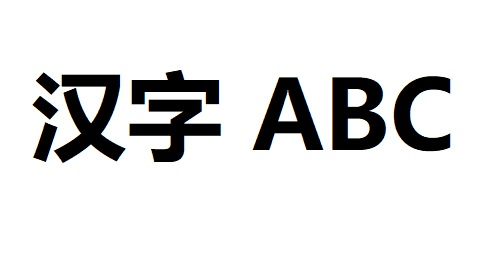
//> input picture datas/char.jpg, 502 x 265 px
$ ./main   (built with g++ and OpenCV 4)
//> lines starting //> are read from the running program, lines starting //| are printed output that depends on the picture; after the words box and inside, x2 and y2 are one past the last pixel; in counts of white or black regions, pixels touching at a corner belong together
### cpp-projects/tiny-apps/zhang-suen-thinning/zhangsuen.h
#ifndef __ZHANGSUEN_H__
#define __ZHANGSUEN_H__

#include <set>
#include <string>
#include <vector>
#include <utility>
#include <iostream>
#include <iomanip>
#include "opencv2/highgui/highgui.hpp"
#include "opencv2/imgproc/imgproc.hpp"

typedef std::pair<int, int> Point;
typedef unsigned char uchar_t;

int num_one_pixel_neighbours(const cv::Mat& image, const Point& point);

int num_zero_pixel_neighbours(const cv::Mat& image, const Point& point);

int connectivity(const cv::Mat& image, const Point& point);

int yokoi_connectivity(const cv::Mat& image, const Point& point);

void delete_pixels(const cv::Mat& image, const std::set<Point>& points);

void remove_staircases(cv::Mat& image);

void zhangsuen_thin(cv::Mat& img);

void thin(cv::Mat& img, bool need_boundary_smoothing,
          bool need_acute_angle_emphasis, bool destair);

void boundary_smooth(cv::Mat& image);

void acute_angle_emphasis(cv::Mat& image);

bool match(const cv::Mat& image, const std::vector<Point>& points,
           const std::vector<uchar_t>& values);

bool match_templates(const cv::Mat& image, const Point& point, int k);

#endif

### cpp-projects/tiny-apps/zhang-suen-thinning/zhangsuen.cpp
#include "zhangsuen.h"

//-------------------------------------------------------------------------
int num_one_pixel_neighbours(const cv::Mat& image, const Point& point)
{
    int ret = 0, r = point.first, c = point.second;
    for (int i = r - 1; i <= r + 1; i++)
        for (int j = c - 1; j <= c + 1; j++)
            if (i != r || j != c)
                if (image.at<uchar_t>(i, j) >= 1) ret++;
    return ret;
}
//-------------------------------------------------------------------------
// [9 lines left out: function num_zero_pixel_neighbours, not called in this run]
//-------------------------------------------------------------------------
int connectivity(const cv::Mat& image, const Point& point)
{
    int r = point.first, c = point.second, ret = 0;
    if (image.at<uchar_t>(r, c+1) >= 1 && image.at<uchar_t>(r-1, c+1) == 0)
        ret++;
    if (image.at<uchar_t>(r-1, c+1) >= 1 && image.at<uchar_t>(r-1, c) == 0)
        ret++;
    if (image.at<uchar_t>(r-1, c) >= 1 && image.at<uchar_t>(r-1, c-1) == 0)
        ret++;
    if (image.at<uchar_t>(r-1, c-1) >= 1 && image.at<uchar_t>(r, c-1) == 0)
        ret++;
    if (image.at<uchar_t>(r, c-1) >= 1 && image.at<uchar_t>(r+1, c-1) == 0)
        ret++;
    if (image.at<uchar_t>(r+1, c-1) >= 1 && image.at<uchar_t>(r+1, c) == 0)
        ret++;
    if (image.at<uchar_t>(r+1, c) >= 1 && image.at<uchar_t>(r+1, c+1) == 0)
        ret++;
    if (image.at<uchar_t>(r+1, c+1) >= 1 && image.at<uchar_t>(r, c+1) == 0)
        ret++;
    return ret;
}
//-------------------------------------------------------------------------
// [23 lines left out: function yokoi_connectivity, not called in this run]
//-------------------------------------------------------------------------
void delete_pixels(cv::Mat& image, std::set<Point>& points)
{
    for (auto& point : points)
    {
        image.at<uchar_t>(point.first, point.second) = 0;
    }
    points.clear();
}
//-------------------------------------------------------------------------
void remove_staircases(cv::Mat& image)
{
    std::set<Point> points;
    for (int i = 0; i < 2; i++)
    {
        for (int i = 1; i < image.rows - 1; i++)
        {
            for (int j = 1; j < image.cols - 1; j++)
            {
                int c = image.at<uchar_t>(i, j);
                if (!c) continue;
                int e = image.at<uchar_t>(i, j + 1),
                    ne = image.at<uchar_t>(i - 1, j + 1),
                    n = image.at<uchar_t>(i - 1, j),
                    nw = image.at<uchar_t>(i - 1, j - 1),
                    w = image.at<uchar_t>(i, j - 1),
                    sw = image.at<uchar_t>(i + 1, j - 1),
                    s = image.at<uchar_t>(i + 1, j),
                    se = image.at<uchar_t>(i + 1, j + 1);

                if (i == 0)
                {
                    // North biased staircase removal
                    if (!(c && !(n &&
                                 ((e && !ne && !sw && (!w || !s)) ||
                                  (w && !nw && !se && (!e || !s))))))
                    {
                        points.insert({i, j});
                    }
                }
                else
                {
                    // South bias staircase removal
                    if (!(c && !(s &&
		                         ((e && !se && !nw && (!w || !n)) ||
		                          (w && !sw && !ne && (!e || !n))))))
                    {
                        points.insert({i, j});
                    }

                }
            }
        }
        delete_pixels(image, points);
    }
}
//-------------------------------------------------------------------------
void thin(cv::Mat& img, bool need_boundary_smoothing=false,
          bool need_acute_angle_emphasis=false, bool destair=false)
{
    // Make everything either 0 or 1. Though we expect a bilevel image,
    // the high level (white) can also be 255 rather than 1.
    for (int i = 0; i < img.rows; i++)
    {
        uchar_t *iter = img.ptr<uchar_t>(i);
        for (int j = 0; j < img.cols; j++, iter++)
            *iter = (uchar_t)(*iter != 0);
    }
    // If our input image is M x N, create a M + 2 x N + 2 image that is
    // essentially the same image, bordered by 1(white) pixels.
    cv::Mat image = cv::Mat::ones(img.rows + 2, img.cols + 2, CV_8U);
    for (int i = 0; i < img.rows; i++)
    {
        uchar_t *src_iter = img.ptr<uchar_t>(i),
                *dst_iter = image.ptr<uchar_t>(i + 1);
        // Advance from the 0th to the 1st column.
        ++dst_iter;
        for (int j = 0; j < img.cols; j++)
        {
            *dst_iter++ = *src_iter++;
        }
    }
    // Stentiford Boundary smoothing to reduce line fuzz.
    if (need_boundary_smoothing)
        boundary_smooth(image);
    // Acute Angle Emphasis to curb necking.
    if (need_acute_angle_emphasis)
        acute_angle_emphasis(image);
    // The actual zhangsuen thinning procedure would like the black pixels to
    // be 1 and white pixels to be 0. So do that.
    for (int i = 0; i < image.rows; i++)
    {
        uchar_t *iter = image.ptr<uchar_t>(i);
        for (int j = 0; j < image.cols; j++, iter++)
        {
            if (*iter > 0)
                *iter = 0;
            else
                *iter = 1;
        }
    }
    // Now call the actual thinning routine.
    zhangsuen_thin(image);
    // Holt's staircase removal
    if (destair)
        remove_staircases(image);
    // Remember in the image we have, 1 means black and 0 means white. We need
    // to restore that to where 255 means white(background) and 0 means
    // black(object).
    for (int i = 0; i < img.rows; i++)
    {
        uchar_t *dst_iter = img.ptr<uchar_t>(i),
                *src_iter = image.ptr<uchar_t>(i + 1);
        ++src_iter;
        for (int j = 0; j < img.cols; j++)
        {
            *dst_iter++ = (*src_iter++ > 0) ? 0 : 255;
        }
    }
}
//-------------------------------------------------------------------------
void zhangsuen_thin(cv::Mat& image)
{
    while (true)
    {
        std::set<Point> points;
        for (int i = 1; i < image.rows - 1; i++)
        {
            for (int j = 1; j < image.cols - 1; j++)
            {
                if (image.at<uchar_t>(i, j) != 1) continue;
                Point p(i, j);
                int k = num_one_pixel_neighbours(image, p);
                if ((k >= 2 && k <= 6) && connectivity(image, p) == 1)
                {
                    int p1 = image.at<uchar_t>(i, j + 1) *
                             image.at<uchar_t>(i - 1, j) *
                             image.at<uchar_t>(i, j - 1),

                        p2 = image.at<uchar_t>(i - 1, j) *
                             image.at<uchar_t>(i + 1, j) *
                             image.at<uchar_t>(i, j - 1);

                    if (p1 == 0 && p2 == 0)
                    {
                        points.insert(p);
                    }
                }
            }
        }
        if (points.size() == 0)
            break;
        delete_pixels(image, points);
        for (int i = 1; i < image.rows; i++)
        {
            for(int j = 1; j < image.cols; j++)
            {
                if(image.at<uchar_t>(i, j) != 1) continue;
                Point p(i, j);
                int k = num_one_pixel_neighbours(image, p);
                if ((k >= 2 && k <= 6) && connectivity(image, p) == 1)
                {
                    int p1 = image.at<uchar_t>(i - 1, j) *
                             image.at<uchar_t>(i, j + 1) *
                             image.at<uchar_t>(i + 1, j),

                        p2 = image.at<uchar_t>(i, j + 1) *
                             image.at<uchar_t>(i + 1, j) *
                             image.at<uchar_t>(i, j - 1);
                    if (p1 == 0 && p2 == 0)
                    {
                        points.insert(p);
                    }
                }
            }
        }
        if (points.size() == 0)
            break;
        delete_pixels(image, points);
    }
}
//-------------------------------------------------------------------------
// The Stentiford boundary smoothing to reduce line fuzz after thinning.
// This is expected to be called with BLACK = 0 and white = nonzero.
// [208 lines left out: functions boundary_smooth, acute_angle_emphasis, match, match_templates, not called in this run]

### cpp-projects/tiny-apps/zhang-suen-thinning/main.cpp
#include <iostream>
#include <opencv2/opencv.hpp>
#include "zhangsuen.h"

using namespace std;

int main()
{
    cv::Mat src = cv::imread("d:/develop/dl/projects/resources/images/char.jpg",0);
//> src: 265 rows x 502 cols, CV_8UC1; min 0, max 255, mean 225.9
    thin(src,false,false,true);
//> after the loop in thin, `for (int i = 0; i < img.rows; i++)`:
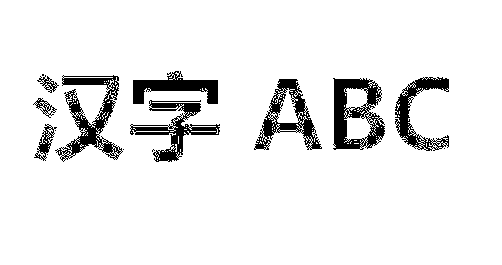
//> img: 265 rows x 502 cols, CV_8UC1; values 0 (black) and 1 (white), 92.2% white; 19 black regions (10 under 20 px), largest, box (x1, y1, x2, y2) and area: (333, 78, 385, 150) 2017, (55, 75, 123, 162) 1927, (130, 100, 220, 162) 1633
//> after the loop in thin, `for (int i = 0; i < img.rows; i++)`: image: 267 rows x 504 cols, CV_8UC1; values 0 (black) and 1 (white), 92.3% white; 19 black regions (10 under 20 px), largest, box (x1, y1, x2, y2) and area: (334, 79, 386, 151) 2017, (56, 76, 124, 163) 1927, (131, 101, 221, 163) 1633
//> the loop in zhangsuen_thin, `while (true)` made 9 passes
//> pass 1, in zhangsuen_thin, `delete_pixels(image, points);`:
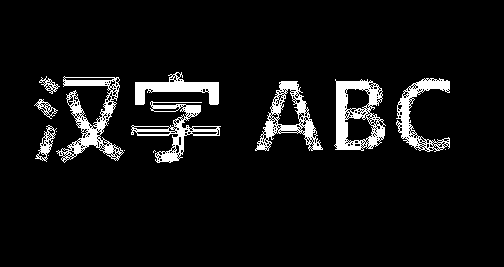
//> image: 267 rows x 504 cols, CV_8UC1; values 0 (black) and 1 (white), 6.9% white; 18 white regions (9 under 20 px), largest, box (x1, y1, x2, y2) and area: (334, 79, 386, 151) 1835, (56, 76, 124, 163) 1756, (255, 81, 323, 151) 1420
//> pass 1, in zhangsuen_thin, `delete_pixels(image, points);`:
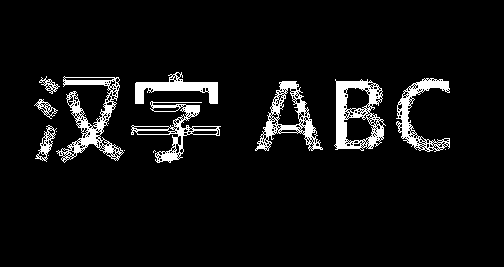
//> image: 267 rows x 504 cols, CV_8UC1; values 0 (black) and 1 (white), 6.3% white; 18 white regions (9 under 20 px), largest, box (x1, y1, x2, y2) and area: (334, 79, 386, 151) 1712, (56, 76, 124, 163) 1643, (255, 81, 323, 151) 1321
//> pass 2, in zhangsuen_thin, `delete_pixels(image, points);`:
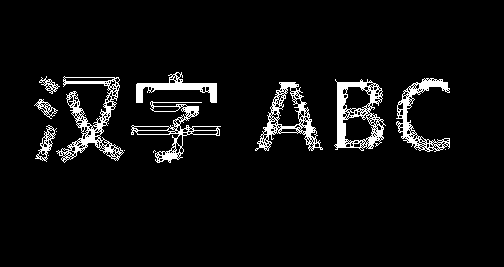
//> image: 267 rows x 504 cols, CV_8UC1; values 0 (black) and 1 (white), 5.5% white; 18 white regions (9 under 20 px), largest, box (x1, y1, x2, y2) and area: (56, 76, 124, 163) 1471, (334, 79, 386, 151) 1459, (255, 82, 323, 151) 1168
//> after the loop in zhangsuen_thin, `while (true)`:
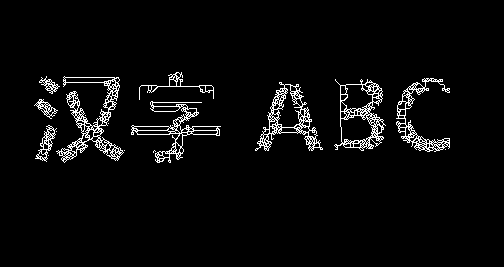
//> image: 267 rows x 504 cols, CV_8UC1; values 0 (black) and 1 (white), 3.9% white in thin lines or dots, all inside (x1, y1, x2, y2) = (34, 72, 450, 163)
//> the loop in remove_staircases, `for (int i = 0; i < 2; i++)` made 2 passes
//> pass 1, in remove_staircases, `delete_pixels(image, points);`:
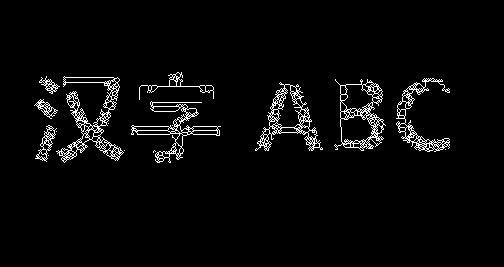
//> image: 267 rows x 504 cols, CV_8UC1; values 0 (black) and 1 (white), 3.5% white in thin lines or dots, all inside (x1, y1, x2, y2) = (34, 72, 450, 163)
//> after the loop in thin, `for (int i = 0; i < img.rows; i++)`:
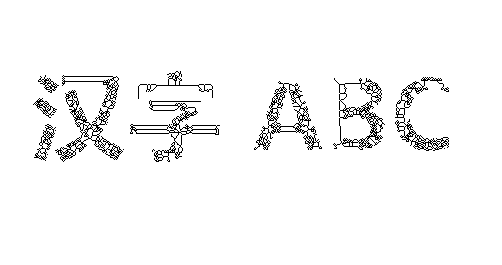
//> img: 265 rows x 502 cols, CV_8UC1; 96.5% white; black in thin lines or dots, all inside (x1, y1, x2, y2) = (33, 71, 449, 162)
    cv::imshow("src",src);
    cv::waitKey();
    cv::destroyAllWindows();
    return 0;
}
